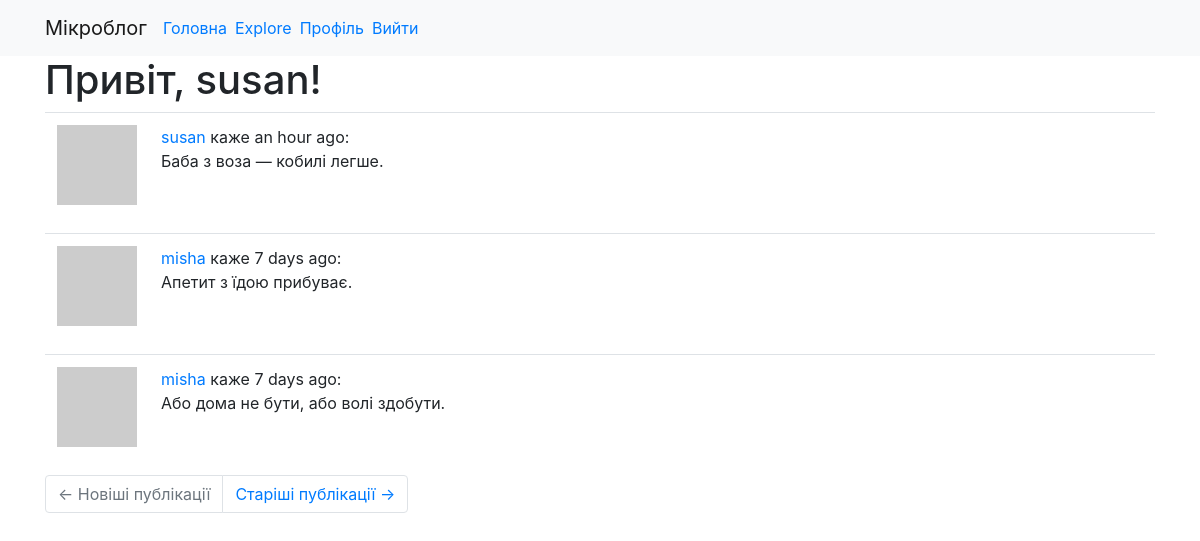
Page /explore (signed in) on the committed database.
### app/models.py (models this page shows, shortened)
class User(UserMixin, db.Model):
    id = db.Column(db.Integer, primary_key=True)
    username = db.Column(db.String(64), index=True, unique=True)
    email = db.Column(db.String(120), index=True, unique=True)
    password_hash = db.Column(db.String(128))
    posts = db.relationship('Post', backref='author', lazy='dynamic')
    about_me = db.Column(db.String(140))
    last_seen = db.Column(db.DateTime, default=datetime.utcnow)
    followed = db.relationship(
        'User', secondary=followers,
        primaryjoin=(followers.c.follower_id == id),
        secondaryjoin=(followers.c.followed_id == id),
        backref=db.backref('followers', lazy='dynamic'), lazy='dynamic')
    def avatar(self, size):
        digest = md5(self.email.lower().encode('utf-8')).hexdigest()
        return 'https://www.gravatar.com/avatar/{}?d=identicon&s={}'.format(
            digest, size)

class Post(db.Model):
    id = db.Column(db.Integer, primary_key=True)
    body = db.Column(db.String(140))
    timestamp = db.Column(db.DateTime, index=True, default=datetime.utcnow)
    user_id = db.Column(db.Integer, db.ForeignKey('user.id'))

### app/routes.py (the view)
@app.route('/explore')
@login_required
def explore():
    page = request.args.get('page', 1, type=int)
    posts = Post.query.order_by(Post.timestamp.desc()).paginate(
        page, app.config['POSTS_PER_PAGE'], False)
    next_url = url_for('explore', page=posts.next_num) \
        if posts.has_next else None
    prev_url = url_for('explore', page=posts.prev_num) \
        if posts.has_prev else None
    return render_template('index.html', title='Explore', posts=posts.items, next_url=next_url, prev_url=prev_url)

### app/models.py (called while the page is built)
@login.user_loader
def load_user(id):
    return User.query.get(int(id))

### app/routes.py (called while the page is built)
@app.before_request
def before_request():
    if current_user.is_authenticated:
        current_user.last_seen = datetime.utcnow()
        db.session.commit()

### app/templates/index.html (shortened to what this page needs)
{% extends "base.html" %}
{% block content %}
<h1>Привіт, {{ current_user.username }}!</h1>
{% for post in posts %}
{% include '_post.html' %}
{% endfor %}
{% include 'page_navigation.html' %}
{% endblock %}

### app/templates/_post.html
<table class="table table-hover">
	<tr>
		<td width="70px">
			<a href="{{ url_for('user', username=post.author.username) }}">
				<img src="{{ post.author.avatar(70) }}">
		</td>
		<td>
			<a href="{{ url_for('user', username=post.author.username) }}">
				{{ post.author.username }}
			</a> каже {{ moment(post.timestamp).fromNow() }}:
			<br>
			{{ post.body }}
		</td>
	</tr>
</table>

### rows in the picture
User: username "susan"
Post: author.username "susan", timestamp "an hour ago", body "Баба з воза — кобилі легше."
Post: author.username "misha", timestamp "7 days ago", body "Апетит з їдою прибуває."
Post: author.username "misha", timestamp "7 days ago", body "Або дома не бути, або волі здобути."
